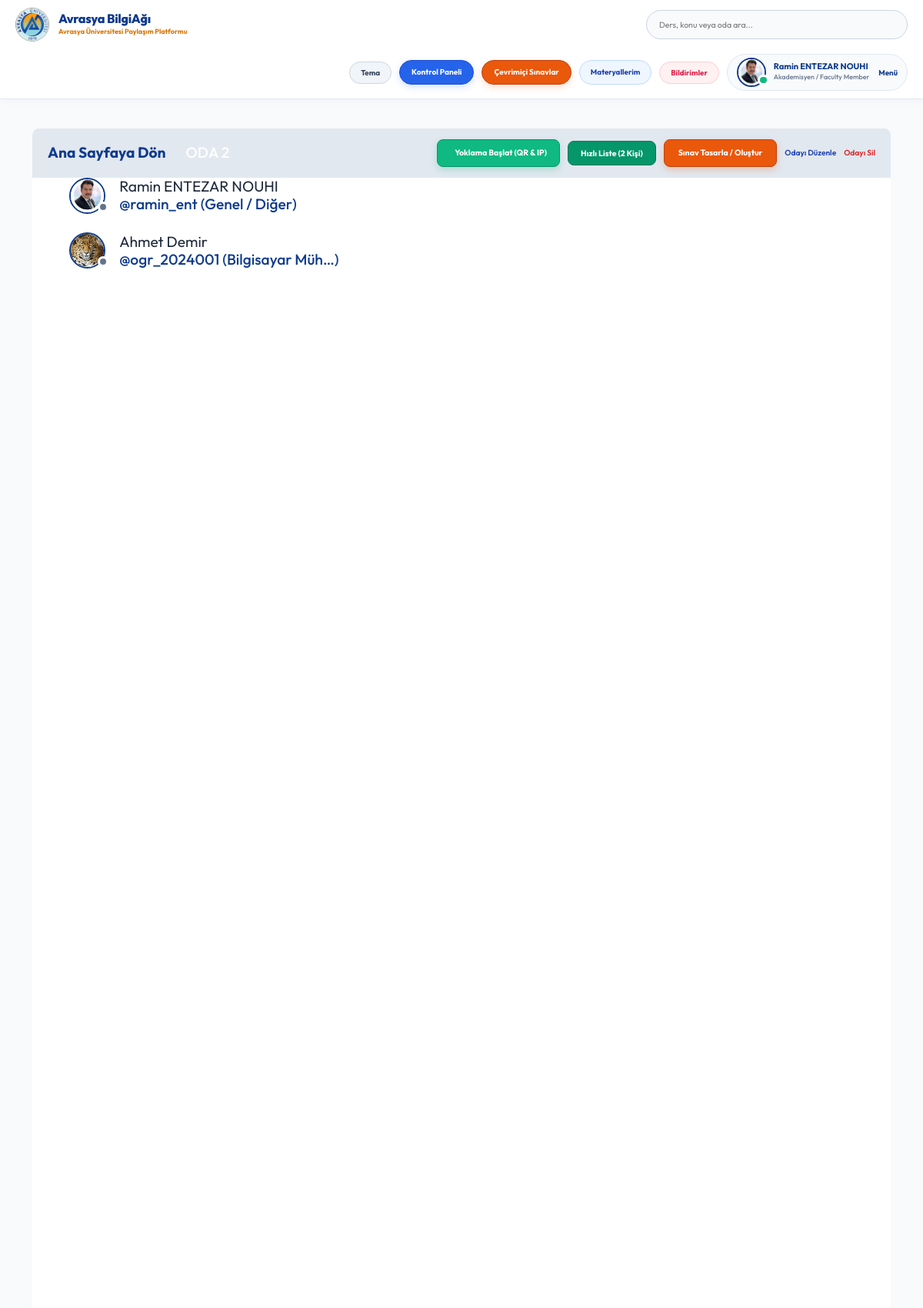
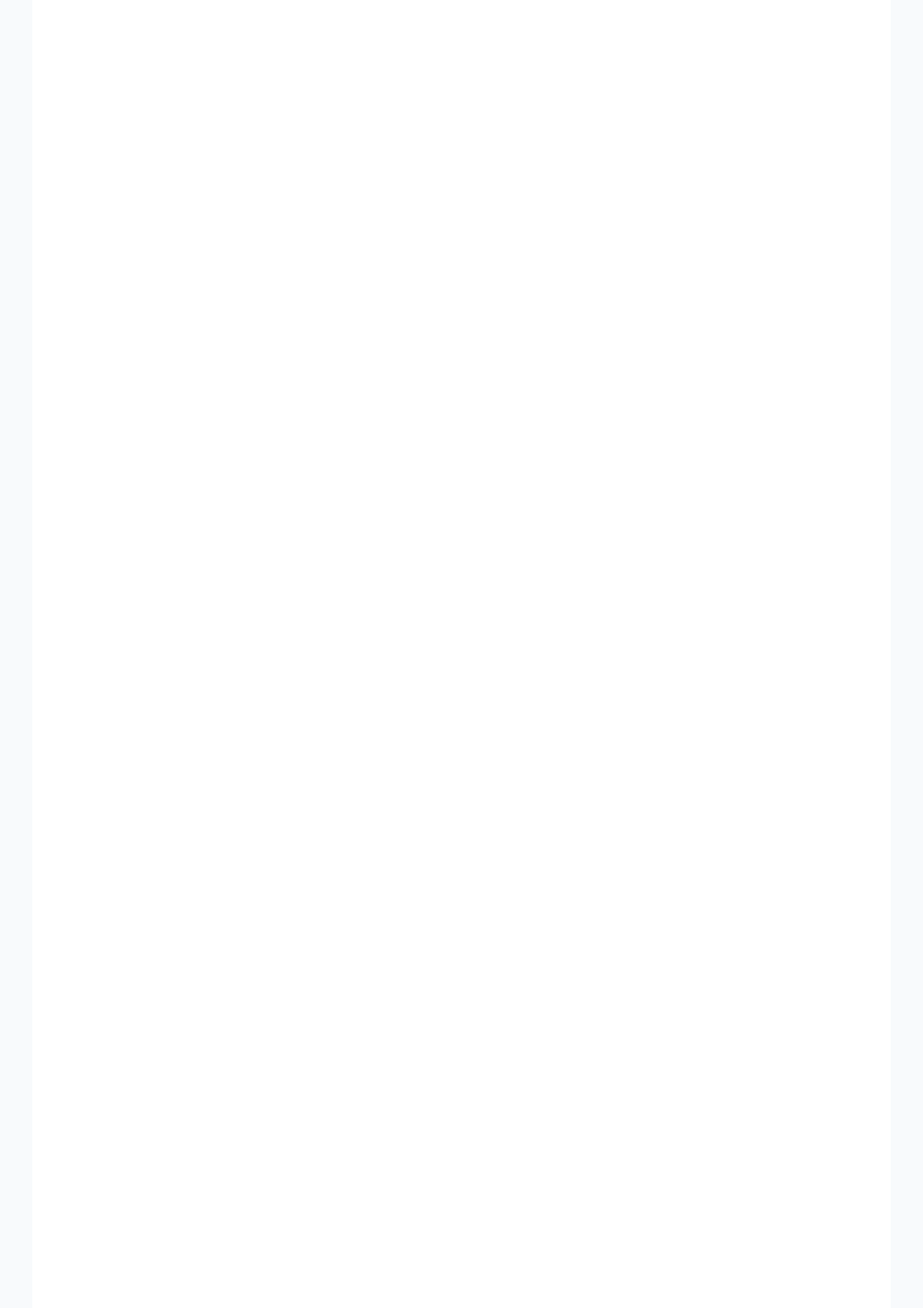
The app's page /room/29/ (signed in, upper part) with its own data (2 pictures, top to bottom).
### base/models.py (models this page shows, shortened)
class User(AbstractUser):
    name = models.CharField(max_length=200, null=True, verbose_name="Ad Soyad")
    email = models.EmailField(unique=True, null=True, verbose_name="E-Posta Adresi")
    bio = models.TextField(null=True, verbose_name="Hakkımda (Biyografi)")
    avatar = models.ImageField(null=True, default="avatar.svg", verbose_name="Profil Fotoğrafı (Avatar)")
    student_id = models.CharField(max_length=50, null=True, blank=True, verbose_name="Öğrenci / Sicil No")
    department = models.CharField(max_length=100, choices=DEPARTMENT_CHOICES, default='Genel / Diğer', verbose_name="Fakülte / Bölüm")
    role = models.CharField(max_length=20, choices=ROLE_CHOICES, default='student', verbose_name="Akademik Rol")
    github_link = models.URLField(max_length=255, null=True, blank=True, verbose_name="GitHub Profili")
    linkedin_link = models.URLField(max_length=255, null=True, blank=True, verbose_name="LinkedIn Profili")
    objects = CustomUserManager()
    USERNAME_FIELD = 'email'
    REQUIRED_FIELDS = ['username']
    @property
    def unread_notifications_count(self):
        return self.notifications.filter(is_read=False).count()
    @property
    def unread_notifications(self):
        return self.notifications.filter(is_read=False)

class Room(models.Model):
    host = models.ForeignKey(User, on_delete=models.SET_NULL, null=True)
    topic = models.ForeignKey(Topic, on_delete=models.SET_NULL, null=True, verbose_name="Bölüm / Akademik Konu")
    name = models.CharField(max_length=200, verbose_name="Çalışma Odası Adı")
    course_code = models.CharField(max_length=50, null=True, blank=True, verbose_name="Ders Kodu (örn: CENG201)")
    room_type = models.CharField(max_length=20, choices=ROOM_TYPE_CHOICES, default='general', verbose_name="Oda Türü")
    description = models.TextField(null=True, blank=True, verbose_name="Oda Açıklaması")
    participants = models.ManyToManyField(
        User, related_name='participants', blank=True)
    updated = models.DateTimeField(auto_now=True)
    created = models.DateTimeField(auto_now_add=True)
    class Meta:
        ordering = ['-updated', '-created']

### base/views.py (the view, shortened to what this page needs)
# urls.py: path('room/<str:pk>/', views.room, name="room"),
@login_required(login_url='login')
def room(request, pk):
    room_obj = Room.objects.get(id=pk)
    room_messages = room_obj.message_set.all()
    participants = room_obj.participants.all()
    resources = room_obj.resources.all()
    resource_form = ResourceForm()
    context = {'room': room_obj, 'room_messages': room_messages,
               'participants': participants, 'resources': resources,
               'resource_form': resource_form, 'quizzes': room_obj.quizzes.all()}
    return render(request, 'base/room.html', context)

### base/forms.py
class ResourceForm(ModelForm):
    class Meta:
        model = Resource
        fields = ['title', 'file', 'link', 'description']
        labels = {
            'title': 'Kaynak Başlığı',
            'file': 'Dosya (PDF, ZIP, Resim vb.)',
            'link': 'Bağlantı (URL)',
            'description': 'Açıklama',
        }

### base/models.py (called while the page is built)
    def __str__(self):
        return self.name

    @property
    def extension(self):
        if self.file and self.file.name:
            return self.file.name.split('.')[-1].lower()
        return ''

    @property
    def is_audio(self):
        return self.extension in ['mp3', 'wav', 'ogg', 'webm', 'm4a']

    @property
    def is_video(self):
        return self.extension in ['mp4', 'mov', 'avi', 'mkv']

    @property
    def is_image(self):
        return self.extension in ['jpg', 'jpeg', 'png', 'gif', 'webp', 'svg']

    @property
    def is_pdf(self):
        return self.extension == 'pdf'

    @property
    def is_word(self):
        return self.extension in ['doc', 'docx']

    @property
    def is_excel(self):
        return self.extension in ['xls', 'xlsx', 'csv']

### base/templates/base/room.html (shortened to what this page needs)
{% extends 'main.html' %}
{% block content %}
<main class="profile-page layout layout--2">
  <div class="container">
    <div class="room">
      <div class="room__top" style="display: flex; justify-content: space-between; align-items: center; flex-wrap: wrap; gap: 12px; padding: 14px 20px;">
        <div class="room__topLeft">
          <a href="{% url 'home' %}" style="font-weight: 700; color: #0f3b8c; text-decoration: none; display: inline-flex; align-items: center; gap: 6px;">
            Ana Sayfaya Dön
          </a>
          <h3 style="margin-left: 14px;">{{ room.name }}</h3>
        </div>
        <div class="room__topRight" style="display: flex; gap: 10px; align-items: center; flex-wrap: wrap;">
          {% if request.user == room.host or request.user.role == 'faculty' %}
          <a href="{% url 'start-attendance-session' room.id %}" style="background: #10b981; color: #ffffff; border: 1px solid #059669; padding: 8px 16px; border-radius: 8px; font-size: 0.88rem; font-weight: 700; text-decoration: none; display: inline-flex; align-items: center; gap: 6px; box-shadow: 0 4px 10px rgba(16, 185, 129, 0.25);" title="QR Kod & Wi-Fi IP ile Canlı Sınıf Yoklaması Başlat">
             Yoklama Başlat (QR & IP)
          </a>
          <button onclick="alert('📋 Canlı Yoklama Kaydı Alındı! Odadaki Aktif Katılımcılar:\n' + Array.from(document.querySelectorAll('.participant p')).map(el => '• ' + el.innerText.trim()).join('\n'));" type="button" style="background: #059669; color: #ffffff; border: 1px solid #047857; padding: 8px 16px; border-radius: 8px; font-size: 0.88rem; font-weight: 700; cursor: pointer; display: inline-flex; align-items: center; gap: 6px;">
            Hızlı Liste ({{ participants.count }} Kişi)
          </button>
          <a href="{% url 'create-quiz' room.id %}" style="background: #ea580c; color: #ffffff; border: 1px solid #c2410c; padding: 8px 18px; border-radius: 8px; font-size: 0.88rem; text-decoration: none; font-weight: 700; box-shadow: 0 4px 10px rgba(234, 88, 12, 0.25); display: inline-flex; align-items: center; gap: 6px;">
            Sınav Tasarla / Oluştur
          </a>
          <a href="{% url 'update-room' room.id %}" style="font-weight: 600; color: #1e40af; font-size: 0.85rem; text-decoration: none; display: inline-flex; align-items: center; gap: 4px;">
            Odayı Düzenle
          </a>
          <a href="{% url 'delete-room' room.id %}" style="font-weight: 600; color: #dc2626; font-size: 0.85rem; text-decoration: none; display: inline-flex; align-items: center; gap: 4px;">
            Odayı Sil
          </a>
          {% endif %}
        </div>
      </div>
      <div class="room__box scroll">
    <div class="participants">
      <div class="participants__list scroll">
        {% for user in participants %}
        <a href="{%  url 'user-profile' user.id %}" class="participant">
          <div class="avatar avatar--medium">
            <img src="{{user.avatar.url}}" />
          </div>
          <p>
            {{user.name|default:user.username}}
            <span>@{{user.username}} ({{user.department|truncatechars:15}})</span>
          </p>
        </a>
        {% endfor %}
      </div>
    </div>
  </div>
</main>
{% endblock content %}

### templates/navbar.html (shortened to what this page needs)
{% load static %}
<header class="header header--loggedIn" style="background: #ffffff; border-bottom: 1px solid #e2e8f0; padding: 10px 0; position: sticky; top: 0; z-index: 999; box-shadow: 0 2px 10px rgba(15, 59, 140, 0.04);">
    <div class="container" style="display: flex; justify-content: space-between; align-items: center; gap: 16px; flex-wrap: wrap; width: 100%; max-width: 1400px; margin: 0 auto; padding: 0 20px;">
        <a href="{% url 'home' %}" class="header__logo" style="display: flex; align-items: center; gap: 12px; text-decoration: none; flex-shrink: 0;">
            <img src="{% static 'images/avrasya_logo.png' %}" alt="Avrasya University Logo" style="width: 44px; height: 44px; object-fit: contain; background: transparent; border: none; border-radius: 50%; flex-shrink: 0;" />
            <div style="white-space: nowrap;">
                <h1 style="margin: 0; font-weight: 800; font-size: 1.35rem; color: #0f3b8c; letter-spacing: -0.3px; line-height: 1.2; white-space: nowrap !important;">Avrasya BilgiAğı</h1>
                <span style="font-size: 0.75rem; color: #d97706; font-weight: 700; display: block; white-space: nowrap !important;">Avrasya Üniversitesi Paylaşım Platformu</span>
            </div>
        </a>
        <form class="header__search" method="GET" action="{% url 'home' %}" style="flex: 1 1 220px; max-width: 340px; margin: 0;">
            <div style="background: #f8fafc; border: 1px solid #cbd5e1; border-radius: 50px; padding: 6px 16px; display: flex; align-items: center; gap: 10px; width: 100%; height: 38px;">
                <input name="q" placeholder="Ders, konu veya oda ara..." style="background: transparent; border: none; outline: none; width: 100%; font-size: 0.88rem; color: #1e293b; padding: 0;" />
            </div>
        </form>
        <nav class="header__menu" style="display: flex; align-items: center; gap: 10px; flex-shrink: 0; margin-left: auto;">
            <button id="themeToggleBtn" onclick="toggleTheme()" title="Gece / Gündüz Modu" style="background: #f1f5f9; border: 1px solid #cbd5e1; padding: 7px 14px; border-radius: 50px; display: flex; align-items: center; justify-content: center; cursor: pointer; font-size: 0.82rem; font-weight: 700; transition: all 0.2s ease; color: #334155; flex-shrink: 0;">
                Tema
            </button>
            {% if request.user.is_authenticated %}
            <a href="{% url 'dashboard' %}" style="display: inline-flex; align-items: center; gap: 6px; background: #2563eb; color: #ffffff; border: 1px solid #1d4ed8; padding: 7px 15px; border-radius: 50px; font-weight: 700; font-size: 0.84rem; text-decoration: none; white-space: nowrap; box-shadow: 0 3px 10px rgba(37, 99, 235, 0.2); flex-shrink: 0;">
                Kontrol Paneli
            </a>
            {% endif %}
            <a href="{% url 'quizzes' %}" style="display: inline-flex; align-items: center; gap: 6px; background: #ea580c; color: #ffffff; border: 1px solid #c2410c; padding: 7px 15px; border-radius: 50px; font-weight: 700; font-size: 0.84rem; text-decoration: none; white-space: nowrap; box-shadow: 0 3px 10px rgba(234, 88, 12, 0.2); flex-shrink: 0;">
                Çevrimiçi Sınavlar
            </a>
            {% if request.user.is_authenticated %}
            <a href="{% url 'saved-resources' %}" title="Kaydedilen Materyallerim" style="display: flex; align-items: center; justify-content: center; background: #eff6ff; border: 1px solid #bfdbfe; color: #1e40af; padding: 7px 14px; border-radius: 50px; text-decoration: none; font-size: 0.82rem; font-weight: 700; flex-shrink: 0;">
                Materyallerim
            </a>
            <div style="position: relative; flex-shrink: 0;">
                <button onclick="const m=document.getElementById('notifModal'); m.style.display = m.style.display === 'none' ? 'block' : 'none';" title="Bildirimler" style="background: #fff1f2; border: 1px solid #fecdd3; color: #e11d48; padding: 7px 14px; border-radius: 50px; cursor: pointer; font-size: 0.82rem; font-weight: 700; display: flex; align-items: center; gap: 6px; position: relative;">
                    Bildirimler
                </button>
            </div>
            <div class="header__user" style="display: flex; align-items: center; gap: 12px; background: #f8fafc; border: 1px solid #e2e8f0; padding: 4px 12px; border-radius: 50px; flex-shrink: 0;">
                <a href="{% url 'update-user' %}" style="display: flex; align-items: center; gap: 10px; text-decoration: none;">
                    <div class="avatar avatar--medium active">
                        <img src="{{request.user.avatar.url}}" style="width: 34px; height: 34px; border-radius: 50%; object-fit: cover;" />
                    </div>
                    <div>
                        <p style="margin: 0; font-weight: 700; color: #0f3b8c; line-height: 1.2; font-size: 0.92rem; white-space: nowrap;">{{request.user.name|default:request.user.username}}</p>
                        <span style="font-size: 0.74rem; color: #64748b; font-weight: 500; display: block; white-space: nowrap;">{{request.user.get_role_display}}</span>
                    </div>
                </a>
                <button class="dropdown-button" style="background: transparent; border: none; cursor: pointer; font-weight: 700; color: #0f3b8c; font-size: 0.82rem;">
                    Menü
                </button>
            </div>
            {% endif %}
        </nav>
    </div>
</header>

### static/styles/style.css (style rules this page uses)
:root { --color-main: #0f3b8c; --color-main-light: #e0f2fe; --color-accent: #d97706; --color-dark: #ffffff; --color-dark-medium: #f1f5f9; --color-dark-light: #e2e8f0; --color-light: #ffffff; --color-gray: #64748b; --color-light-gray: #1e293b; --color-bg: #f8fafc; --color-success: #10b981; --color-error: #ef4444; }
*, body, h1, h2, h3, h4, h5, h6, p, a, span, button, input, select, textarea { font-family: "Metropolis", "Outfit", -apple-system, BlinkMacSystemFont, "Segoe UI", Roboto, sans-serif !important; margin: 0; padding: 0; box-sizing: border-box; text-rendering: optimizeLegibility; font-size: inherit; }
html { font-size: 68.75%; }
@media only screen and (min-width: 1200px) { html { font-size: 75%; } }
body { line-height: 1.65; font-weight: 400; font-size: 1.6rem; color: var(--color-light-gray); background-color: var(--color-bg); min-height: 100vh; }
img { width: 100%; }
a { display: inline-block; color: var(--color-main); text-decoration: none; }
.container { max-width: 1580px; width: 93%; margin: auto; }
.avatar { position: relative; display: inline-block; border-radius: 50%; border: 2px solid var(--color-main); }
.avatar img { display: block; border-radius: 50%; object-fit: cover; object-position: center; }
.avatar::after { content: ""; display: block; position: absolute; background-color: var(--color-gray); z-index: 111; border-radius: 50%; border: 0.3rem solid var(--color-dark); }
.avatar.active::after { background-color: var(--color-success); }
.avatar.avatar--medium img { width: 3.6rem; height: 3.6rem; border-radius: 50%; }
.avatar.avatar--medium:after { width: 0.7rem; height: 0.7rem; bottom: 0px; right: -6px; }
.header { padding: 1.5rem; background-color: var(--color-dark); border-bottom: 1px solid var(--color-dark-light); box-shadow: 0 2px 15px rgba(15, 59, 140, 0.06); }
.header > .container { display: flex; gap: 9.5rem; }
.header__logo, .header__user { display: flex; gap: 2rem; align-items: center; }
.header__logo > img { height: 3.2rem; width: 3.2rem; }
.header__search input { width: 30rem; background: transparent; border: none; outline: none; color: var(--color-light-gray); }
.header__menu { margin-left: auto; position: relative; }
.header__menu a { display: flex; gap: 1.5rem; align-items: center; font-weight: 500; text-decoration: none; color: var(--color-gray); }
.header__menu img { height: 3.6rem; }
.header__menu p { line-height: 1.2; }
.header__menu span { color: var(--color-main); font-weight: 500; font-size: 1.4rem; display: block; }
.dropdown-button { background: transparent; border: 0; outline: 0; cursor: pointer; }
.layout { margin-top: 3.2rem; }
.layout > .container { display: flex; justify-content: space-between; align-items: flex-start; gap: 3.8rem; }
.layout--2 > .container > div:first-child { flex: 1 1 72%; min-width: 0; }
.layout--2 > .container > div:last-child { flex-basis: 25%; }
.room, .participants { background: var(--color-dark); max-height: 87.5vh; border-radius: 0.7rem; overflow: hidden; position: relative; }
.room__top, .participants__top { background: var(--color-dark-light); display: flex; justify-content: space-between; align-items: center; padding: 1rem 2rem; position: relative; }
.room__topLeft { display: flex; align-items: flex-end; gap: 1rem; }
.room__topLeft h3, .participants__top { text-transform: uppercase; font-weight: 500; color: var(--color-light); }
.room__topRight { display: flex; column-gap: 1em; }
.room__box { padding-left: 2rem; padding-right: 2rem; height: 80.5vh; overflow-y: auto; padding-bottom: 2rem; }
.participants__list { padding: 2rem; height: 82.5vh; overflow-y: scroll; padding-bottom: 0; }
.participant { display: flex; align-items: center; gap: 1.5rem; margin-bottom: 2rem; }
.participant p { color: var(--color-light-gray); line-height: 1.2; }
.participant span { display: block; font-weight: 500; color: var(--color-main); font-weight: 1.4rem; }
.header__logo img { background: transparent !important; border: none !important; box-shadow: none !important; }

### records on screen
User: user.avatar (picture), user.name "Ramin ENTEZAR NOUHI", user.role "Akademisyen / Faculty Member", avatar (picture), name "Ramin ENTEZAR NOUHI", username "ramin_ent", department "Genel / Diğer"
Room: name "ODA 2"
User: avatar (picture), name "Ahmet Demir", username "ogr_2024001", department "Bilgisayar Müh…"

### other values on screen
{{ participants.count }} "2"
